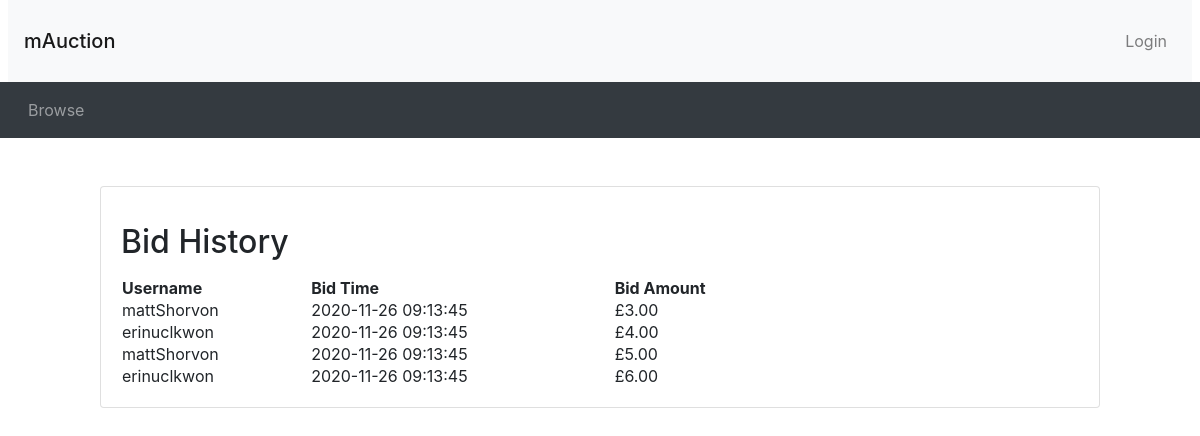
/listing.php?item_id=1, run on the app's committed database.
### tables this page shows
CREATE TABLE Bid (
bidID INT NOT NULL AUTO_INCREMENT,
userName VARCHAR(45) NOT NULL,
bidTime DATETIME NOT NULL DEFAULT CURRENT_TIMESTAMP,
saleItemID INT NOT NULL,
bidAmount DECIMAL NOT NULL,
PRIMARY KEY (bidID));

### listing.php (the view, shortened to what this page needs)
<?php include 'connection.php'; ?>
<?php include ("header.php") ?>
<?php
$item_id = $_GET['item_id'];
$query = "SELECT Auction.*, MAX(bidAmount), COUNT(bidID)
	  FROM Auction, Bid where Auction.saleItemID=$item_id and Bid.saleItemID=$item_id";
$result = mysqli_query($connection, $query) or die('Error making select bid and auction query' . mysqli_error($connection));
while ($row = mysqli_fetch_assoc($result)) {
  $item_id = $row['saleItemID'];
  $endDate = $row['endDate'];
}
$end_time = new DateTime($endDate);
$now = new DateTime("now");
?>
              <?php include_once("footer.php") ?>
              <?php if ($now < $end_time) : ?>
                <div class="container my-5">
                  <div style="max-width: 1000px; margin: 10px auto">
                    <div class="card">
                      <div class="card-body">
                        <div class="bidhistory">
                          <div class="row">
                            <div class="col-sm-8">
                              <h2 class="my-3">Bid History</h2>
                            </div>
                          </div>
                          <?php
                          $query = "SELECT * FROM Bid WHERE saleItemID=$item_id";
                          $result = mysqli_query($connection, $query) or die('Error making select users query' . mysqli_error($connection));
                          echo '<table style="width:70%">
      <th>Username</th>
      <th>Bid Time</th>
      <th>Bid Amount</th>';
                          while ($row = mysqli_fetch_assoc($result)) {
                            $userName = $row["userName"];
                            $bidTime = $row["bidTime"];
                            $bidAmount = $row["bidAmount"];
                            echo '<tr>
        <td>' . $userName . ' </td>
        <td>' . $bidTime . ' </td>
        <td>£' . number_format($bidAmount, 2) . ' </td>
        </tr>';
                          }
                          ?>
                        </div>
                      </div>
                    </div>
                  </div>
                </div>
              <?php endif; ?>

### data on the page
bid: userName "mattShorvon", bidTime "2020-11-26 09:13:45", bidAmount "3.00"
bid: userName "erinuclkwon", bidTime "2020-11-26 09:13:45", bidAmount "4.00"
bid: userName "mattShorvon", bidTime "2020-11-26 09:13:45", bidAmount "5.00"
bid: userName "erinuclkwon", bidTime "2020-11-26 09:13:45", bidAmount "6.00"
